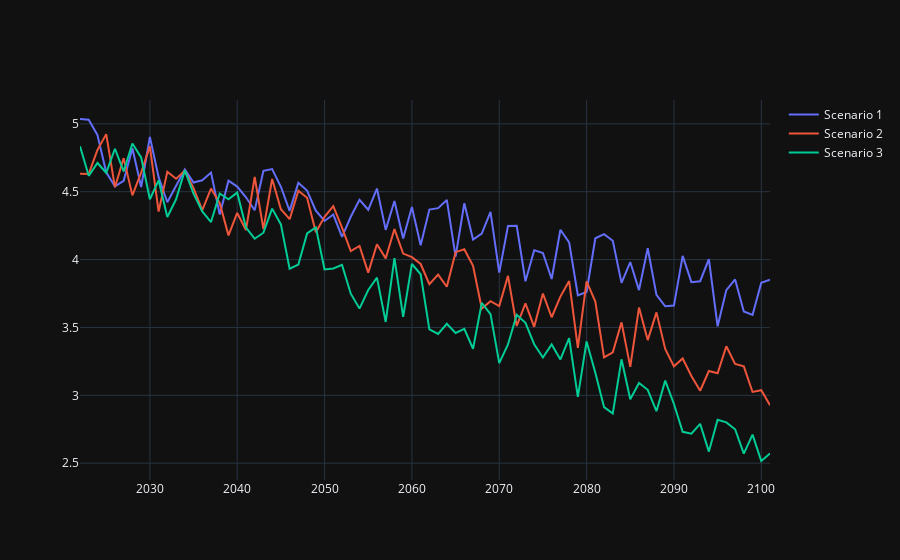

The cell this chart's notebook holds for it:
### Markdown cell above
## Prophet

### Code cell
data_GA = pd.read_csv('data/data_GA.csv')
data_GA['ds'] = pd.to_datetime(data_GA['start date of observation'], format='%Y')
data_GA['y'] = data_GA['area of elevation bin_y']

# Initialise and fit the Prophet model
# Here we use growth='flat' since we want to use the temperature as a regressor and give it more importance.
Prophet_model = Prophet(
    yearly_seasonality=1,
    weekly_seasonality=False,
    daily_seasonality=False,
    changepoint_prior_scale=0.15,
    seasonality_prior_scale=10,
    interval_width=0.1,
    uncertainty_samples=10,
    mcmc_samples=0,
    growth='flat',
)

Prophet_model.add_regressor('temperature_2m_mean (°C)')

# Fit the model
Prophet_model.fit(data_GA)

scenario_1_temperature_prophet = Prophet_model.predict(
    pd.DataFrame({
        'ds': pd.date_range(start=data_GA['ds'].iloc[-1], periods=80, freq='YE'),
        'temperature_2m_mean (°C)': scenario_1_temperature,
    })
)

scenario_2_temperature_prophet = Prophet_model.predict(
    pd.DataFrame({
        'ds': pd.date_range(start=data_GA['ds'].iloc[-1], periods=80, freq='YE'),
        'temperature_2m_mean (°C)': scenario_2_temperature,
    })
)

scenario_3_temperature_prophet = Prophet_model.predict(
    pd.DataFrame({
        'ds': pd.date_range(start=data_GA['ds'].iloc[-1], periods=80, freq='YE'),
        'temperature_2m_mean (°C)': scenario_3_temperature,
    })
)

fig = plotly.graph_objs.Figure()
fig.add_trace(plotly.graph_objs.Scatter(x=scenario_1_temperature_prophet['ds'], y=scenario_1_temperature_prophet['yhat'], name='Scenario 1'))
fig.add_trace(plotly.graph_objs.Scatter(x=scenario_2_temperature_prophet['ds'], y=scenario_2_temperature_prophet['yhat'], name='Scenario 2'))
fig.add_trace(plotly.graph_objs.Scatter(x=scenario_3_temperature_prophet['ds'], y=scenario_3_temperature_prophet['yhat'], name='Scenario 3'))
fig.show()
